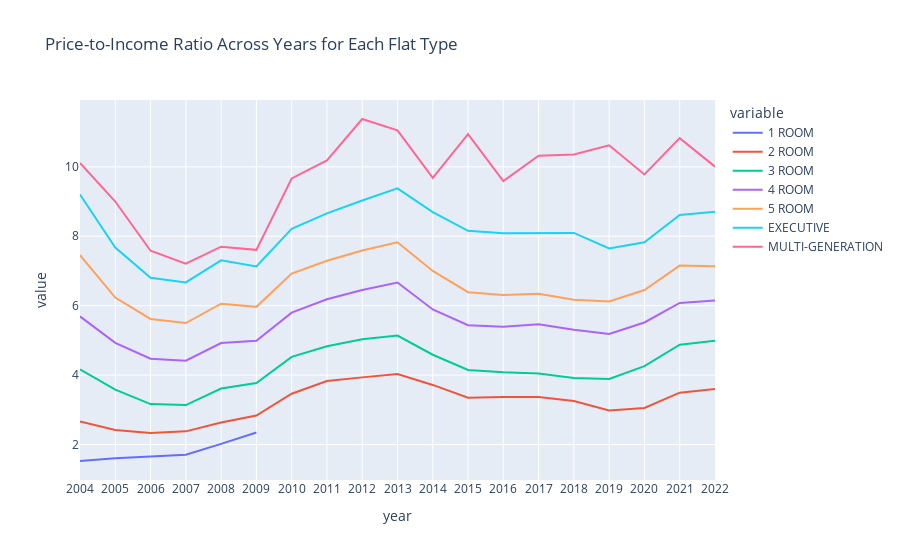

Source (notebook cell):
### Code cell
pivot_table = df_price_income.pivot_table(values='price_income_ratio', index='year', columns='flat_type')
pivot_table.reset_index(inplace=True)

fig = px.line(pivot_table, x='year', y=pivot_table.columns[1:], title='Price-to-Income Ratio Across Years for Each Flat Type')
fig.update_xaxes(tickmode='linear', tick0=2004, dtick=1)

fig.show()

### Figure 1 — Plotly figure (JSON) as saved in the notebook; plotly's stock layout.template omitted (floating-point values rounded to 4 significant figures)
{"data": [{"hovertemplate": "variable=1 ROOM<br>year=%{x}<br>value=%{y}<extra></extra>", "legendgroup": "1 ROOM", "line": {"color": "#636efa", "dash": "solid"}, "marker": {"symbol": "circle"}, "mode": "lines", "name": "1 ROOM", "orientation": "v", "showlegend": true, "type": "scatter", "x": [2004, 2005, 2006, 2007, 2008, 2009, 2010, 2011, 2012, 2013, 2014, 2015, 2016, 2017, 2018, 2019, 2020, 2021, 2022], "xaxis": "x", "y": [1.525, 1.607, 1.652, 1.703, 2.019, 2.348, null, null, null, null, null, null, null, null, null, null, null, null, null], "yaxis": "y"}, {"hovertemplate": "variable=2 ROOM<br>year=%{x}<br>value=%{y}<extra></extra>", "legendgroup": "2 ROOM", "line": {"color": "#EF553B", "dash": "solid"}, "marker": {"symbol": "circle"}, "mode": "lines", "name": "2 ROOM", "orientation": "v", "showlegend": true, "type": "scatter", "x": [2004, 2005, 2006, 2007, 2008, 2009, 2010, 2011, 2012, 2013, 2014, 2015, 2016, 2017, 2018, 2019, 2020, 2021, 2022], "xaxis": "x", "y": [2.663, 2.421, 2.333, 2.379, 2.634, 2.836, 3.463, 3.828, 3.934, 4.03, 3.717, 3.351, 3.368, 3.372, 3.252, 2.981, 3.053, 3.494, 3.598], "yaxis": "y"}, {"hovertemplate": "variable=3 ROOM<br>year=%{x}<br>value=%{y}<extra></extra>", "legendgroup": "3 ROOM", "line": {"color": "#00cc96", "dash": "solid"}, "marker": {"symbol": "circle"}, "mode": "lines", "name": "3 ROOM", "orientation": "v", "showlegend": true, "type": "scatter", "x": [2004, 2005, 2006, 2007, 2008, 2009, 2010, 2011, 2012, 2013, 2014, 2015, 2016, 2017, 2018, 2019, 2020, 2021, 2022], "xaxis": "x", "y": [4.165, 3.579, 3.165, 3.137, 3.611, 3.773, 4.524, 4.831, 5.035, 5.137, 4.587, 4.146, 4.083, 4.047, 3.915, 3.888, 4.258, 4.874, 4.991], "yaxis": "y"}, {"hovertemplate": "variable=4 ROOM<br>year=%{x}<br>value=%{y}<extra></extra>", "legendgroup": "4 ROOM", "line": {"color": "#ab63fa", "dash": "solid"}, "marker": {"symbol": "circle"}, "mode": "lines", "name": "4 ROOM", "orientation": "v", "showlegend": true, "type": "scatter", "x": [2004, 2005, 2006, 2007, 2008, 2009, 2010, 2011, 2012, 2013, 2014, 2015, 2016, 2017, 2018, 2019, 2020, 2021, 2022], "xaxis": "x", "y": [5.69, 4.929, 4.471, 4.416, 4.924, 4.99, 5.798, 6.183, 6.45, 6.668, 5.891, 5.437, 5.39, 5.463, 5.309, 5.184, 5.515, 6.077, 6.151], "yaxis": "y"}, {"hovertemplate": "variable=5 ROOM<br>year=%{x}<br>value=%{y}<extra></extra>", "legendgroup": "5 ROOM", "line": {"color": "#FFA15A", "dash": "solid"}, "marker": {"symbol": "circle"}, "mode": "lines", "name": "5 ROOM", "orientation": "v", "showlegend": true, "type": "scatter", "x": [2004, 2005, 2006, 2007, 2008, 2009, 2010, 2011, 2012, 2013, 2014, 2015, 2016, 2017, 2018, 2019, 2020, 2021, 2022], "xaxis": "x", "y": [7.457, 6.233, 5.618, 5.498, 6.057, 5.966, 6.926, 7.292, 7.589, 7.825, 6.999, 6.389, 6.306, 6.34, 6.171, 6.12, 6.452, 7.153, 7.138], "yaxis": "y"}, {"hovertemplate": "variable=EXECUTIVE<br>year=%{x}<br>value=%{y}<extra></extra>", "legendgroup": "EXECUTIVE", "line": {"color": "#19d3f3", "dash": "solid"}, "marker": {"symbol": "circle"}, "mode": "lines", "name": "EXECUTIVE", "orientation": "v", "showlegend": true, "type": "scatter", "x": [2004, 2005, 2006, 2007, 2008, 2009, 2010, 2011, 2012, 2013, 2014, 2015, 2016, 2017, 2018, 2019, 2020, 2021, 2022], "xaxis": "x", "y": [9.201, 7.671, 6.804, 6.67, 7.305, 7.128, 8.214, 8.659, 9.028, 9.38, 8.696, 8.156, 8.084, 8.093, 8.096, 7.646, 7.824, 8.609, 8.704], "yaxis": "y"}, {"hovertemplate": "variable=MULTI-GENERATION<br>year=%{x}<br>value=%{y}<extra></extra>", "legendgroup": "MULTI-GENERATION", "line": {"color": "#FF6692", "dash": "solid"}, "marker": {"symbol": "circle"}, "mode": "lines", "name": "MULTI-GENERATION", "orientation": "v", "showlegend": true, "type": "scatter", "x": [2004, 2005, 2006, 2007, 2008, 2009, 2010, 2011, 2012, 2013, 2014, 2015, 2016, 2017, 2018, 2019, 2020, 2021, 2022], "xaxis": "x", "y": [10.11, 9.0, 7.582, 7.21, 7.699, 7.608, 9.664, 10.19, 11.38, 11.05, 9.678, 10.94, 9.587, 10.32, 10.35, 10.62, 9.78, 10.82, 10.0], "yaxis": "y"}], "layout": {"legend": {"title": {"text": "variable"}, "tracegroupgap": 0}, "title": {"text": "Price-to-Income Ratio Across Years for Each Flat Type"}, "xaxis": {"anchor": "y", "domain": [0, 1], "dtick": 1, "tick0": 2004, "tickmode": "linear", "title": {"text": "year"}}, "yaxis": {"anchor": "x", "domain": [0, 1], "title": {"text": "value"}}}}
